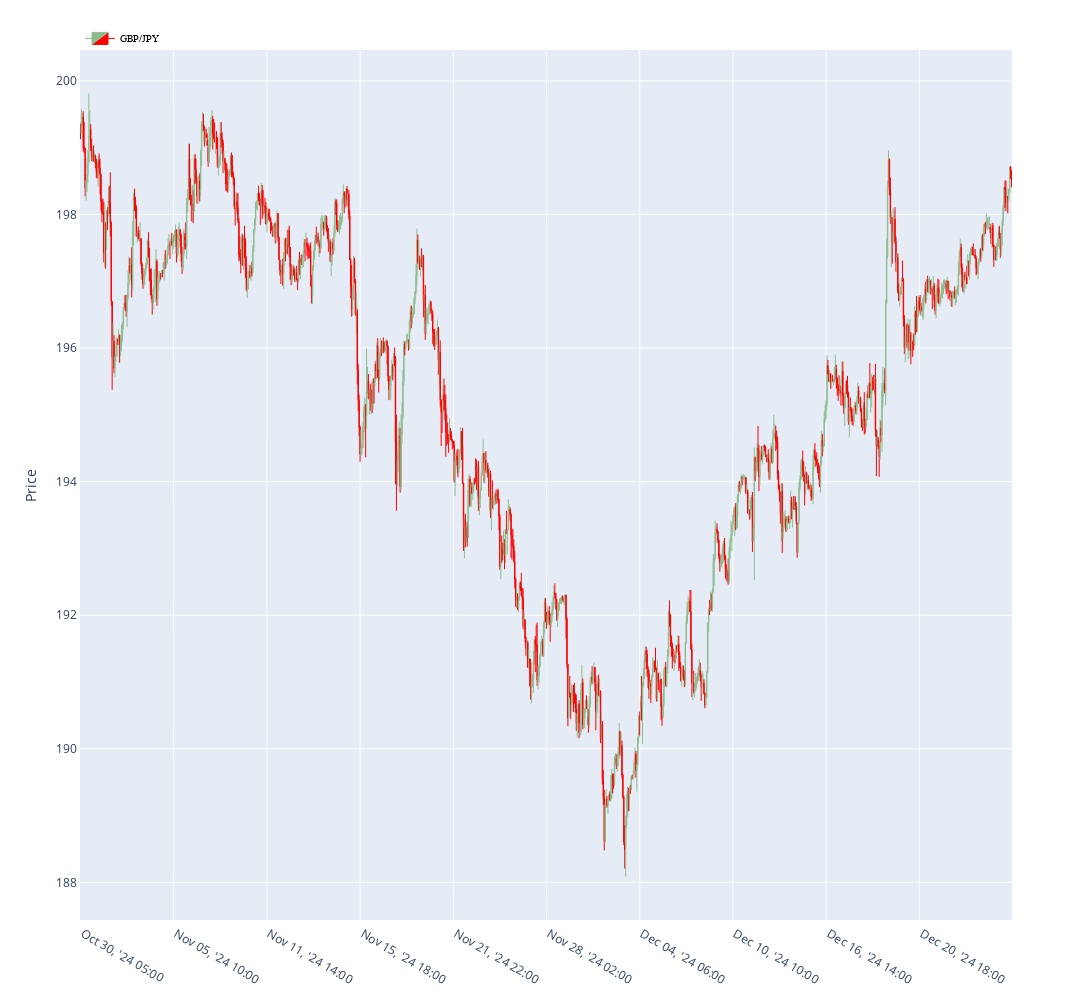

This figure's notebook cell:
### Code cell
from galgoz.plotting.candles import plot
fig = plot(df_plot, instrument="GBP/JPY")
fig.show()

### Figure 1 — Plotly figure (JSON) as saved in the notebook; plotly's stock layout.template omitted (floating-point values rounded to 4 significant figures; data arrays with more than 128 entries replaced by an {"elided": "..."} marker saying what was removed)
{"data": [{"close": {"elided": "1000 float values"}, "decreasing": {"fillcolor": "red", "line": {"color": "red"}}, "high": {"elided": "1000 float values"}, "hoverinfo": "y+x", "increasing": {"fillcolor": "darkseagreen", "line": {"color": "darkseagreen"}}, "line": {"width": 1}, "low": {"elided": "1000 float values"}, "name": "GBP/JPY", "opacity": 1, "open": {"elided": "1000 float values"}, "showlegend": true, "type": "candlestick", "x": {"elided": "1000 str values"}, "xaxis": "x", "yaxis": "y"}], "layout": {"height": 1000, "hoverlabel": {"bgcolor": "rgba(255,255,255,0.5)"}, "hovermode": "x unified", "legend": {"bgcolor": "rgba(255,255,255,0)", "font": {"color": "black", "family": "sans-serif", "size": 10}, "orientation": "h", "traceorder": "normal", "x": 0, "y": 1.03}, "margin": {"b": 20, "t": 50}, "width": 2000, "xaxis": {"anchor": "y", "domain": [0, 1], "matches": "x", "rangeslider": {"visible": false}, "showline": true, "showspikes": true, "spikecolor": "green", "spikemode": "across", "spikesnap": "cursor", "tickvals": [" Oct 30, '24 05:00", " Nov 05, '24 10:00", " Nov 11, '24 14:00", " Nov 15, '24 18:00", " Nov 21, '24 22:00", " Nov 28, '24 02:00", " Dec 04, '24 06:00", " Dec 10, '24 10:00", " Dec 16, '24 14:00", " Dec 20, '24 18:00"]}, "yaxis": {"anchor": "x", "domain": [0, 1], "showline": true, "showspikes": true, "spikecolor": "green", "spikemode": "across", "spikesnap": "cursor", "title": {"text": "Price"}}}}
